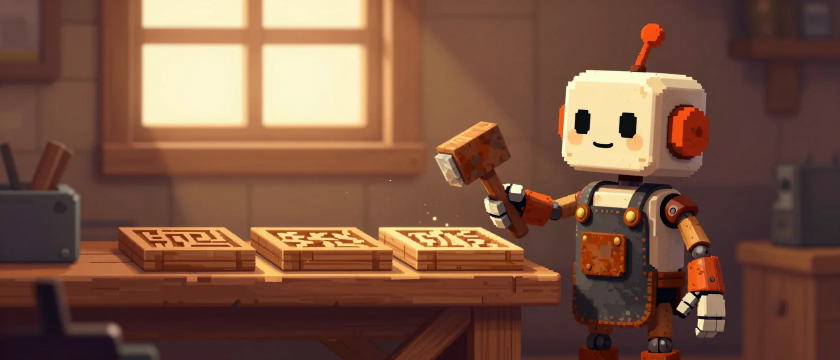
#> input picture assets/_drafts/hero-draft-04-z-image.webp, 1680 x 720 px (shown at 1/2 size)
$ python quantize.py ../../../assets/_drafts/hero-draft-04-z-image.webp
#> lines starting #> are read from the running program, lines starting #| are printed output that depends on the picture
#> in run, img is the input picture: PIL image 1680x720 RGB; mean R, G, B 123.1, 84.5, 65.3
#!/usr/bin/env python3
"""Deterministic pixel-art quantize: raster -> true grid-aligned pixel art.

Raw diffusion output is *pseudo* pixel art — tens of thousands of unique
colors, no real grid. This makes it real:

    nearest-neighbor downscale to a target grid
      -> median-cut palette quantize (deterministic; honors a fixed ramp)
      -> optional error-diffusion dither + orphan-pixel cleanup
      -> nearest-neighbor upscale x N for display

Output is PNG or SVG of the *same* grid. SVG = one <rect> per
run-length-merged horizontal cell (single sprite only — not a banner /
composition path).

Determinism: median-cut (kmeans=0) + explicit dither setting means same
input + params -> byte-identical output. (k-means would random-init and
break this — that's why it's median-cut.)

Usage:
    python3 quantize.py IN.png --format png|svg [--out OUT]
        [--grid N] [--palette N] [--ramp "#rrggbb,#rrggbb,..."]
        [--dither] [--cleanup] [--scale N]

Needs Pillow (`pip install -r requirements.txt`). Alpha is flattened to
RGB in v1 — sprites needing transparency are a future addition.
"""
import argparse
import sys

from PIL import Image

DEFAULT_GRID = 192      # target grid (longer side), in the 128–256 band
DEFAULT_PALETTE = 32    # colors, in the 24–48 band
DEFAULT_SCALE = 8       # display upscale factor


def parse_ramp(ramp):
    """'#rrggbb,#aabbcc' -> [(r,g,b), ...]. Returns None if no ramp."""
    if not ramp:
        return None
    out = []
    for tok in ramp.split(","):
        h = tok.strip().lstrip("#")
        if len(h) != 6:
            raise ValueError(f"bad hex in --ramp: {tok!r} (want #rrggbb)")
        out.append((int(h[0:2], 16), int(h[2:4], 16), int(h[4:6], 16)))
    if not out:
        return None
    if len(out) > 256:
        raise ValueError("--ramp supports at most 256 colors")
    return out


def downscale(img, grid):
    """NEAREST downscale so the longer side == grid, aspect preserved."""
#> called with grid = 192
    img = img.convert("RGB")
    w, h = img.size
#> w = 1680; h = 720
    longest = max(w, h)
#> longest = 1680
    if longest <= grid:
        return img  # already at/under target; don't upscale here
    scale = grid / longest
#> scale = 0.114
    new = (max(1, round(w * scale)), max(1, round(h * scale)))
#> new = (192, 82)
    return img.resize(new, Image.Resampling.NEAREST)
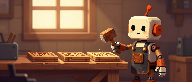
#> returned value: PIL image 192x82 RGB; mean R, G, B 123, 84.4, 65.2


def quantize(img, palette_n, ramp_rgb, dither):
    """Return a P-mode image. Median-cut, or a fixed ramp if given."""
#> called with palette_n = 32, dither = False
    d = Image.Dither.FLOYDSTEINBERG if dither else Image.Dither.NONE
    if ramp_rgb:
        flat = []
        for rgb in ramp_rgb:
            flat.extend(rgb)
        # Pillow needs a 256-color palette; pad by repeating the last color.
        last = ramp_rgb[-1]
        while len(flat) < 256 * 3:
            flat.extend(last)
        pal = Image.new("P", (1, 1))
        pal.putpalette(flat)
        return img.quantize(palette=pal, dither=d)
    return img.quantize(
        colors=palette_n, method=Image.Quantize.MEDIANCUT, kmeans=0, dither=d
    )
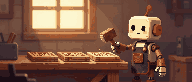
#> returned value: PIL image 192x82 P; mean R, G, B 122.2, 84.7, 66.3


# [70 lines left out: functions cleanup_orphans, grid_indices, to_svg, not called in this run]


def to_png_upscaled(pimg, scale):
    """RGB image, each grid cell upscaled to scale x scale (NEAREST)."""
#> called with scale = 8
    w, h = pimg.size
#> w = 192; h = 82
    return pimg.convert("RGB").resize(
        (w * scale, h * scale), Image.Resampling.NEAREST
    )
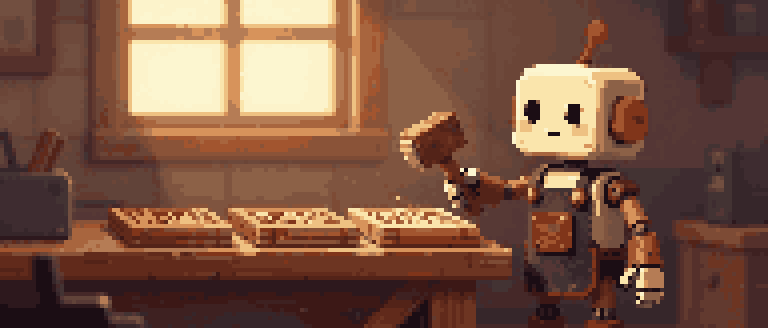
#> returned value: PIL image 1536x656 RGB (shown at 1/2 size); mean R, G, B 122.2, 84.7, 66.3


def run(in_path, fmt, out_path, grid, palette_n, ramp, dither, cleanup, scale):
    img = Image.open(in_path)
    img = downscale(img, grid)
    ramp_rgb = parse_ramp(ramp)
    pimg = quantize(img, palette_n, ramp_rgb, dither)
    if cleanup:
        pimg = cleanup_orphans(pimg)
    if fmt == "svg":
        rows, hexes = grid_indices(pimg)
        svg = to_svg(rows, hexes, scale)
        if out_path:
            with open(out_path, "w") as f:
                f.write(svg)
        else:
            sys.stdout.write(svg)
        return svg
    # png
    big = to_png_upscaled(pimg, scale)
    out = out_path or (in_path.rsplit(".", 1)[0] + ".quant.png")
    big.save(out, "PNG")
    return out


def main(argv=None):
    p = argparse.ArgumentParser(description="Deterministic pixel-art quantize.")
    p.add_argument("input", help="source raster (PNG/JPG/...)")
    p.add_argument("--format", choices=["png", "svg"], default="png")
    p.add_argument("--out", default=None, help="output path (SVG defaults to stdout)")
    p.add_argument("--grid", type=int, default=DEFAULT_GRID, help="grid target, longer side")
    p.add_argument("--palette", type=int, default=DEFAULT_PALETTE, help="palette size")
    p.add_argument("--ramp", default=None, help='fixed palette "#rrggbb,#rrggbb,..."')
    p.add_argument("--dither", action="store_true", help="error-diffusion dither (default off)")
    p.add_argument("--cleanup", action="store_true", help="remove single-pixel islands")
    p.add_argument("--scale", type=int, default=DEFAULT_SCALE, help="display upscale factor")
    a = p.parse_args(argv)
    res = run(a.input, a.format, a.out, a.grid, a.palette, a.ramp,
              a.dither, a.cleanup, a.scale)
    if a.format == "png":
        sys.stderr.write(f"wrote {res}\n")


if __name__ == "__main__":
    main()

$ run again, on assets/_drafts/hero-draft-01-flux-schnell-pixelated.png
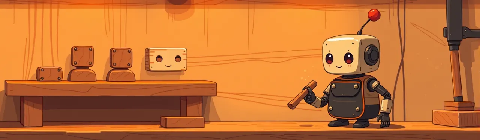
#> input picture assets/_drafts/hero-draft-01-flux-schnell-pixelated.png, 480 x 140 px
#> in run, img is the input picture: PIL image 480x140 RGB; mean R, G, B 196.5, 114, 52.4
#> in quantize, `return img.quantize( colors=palette_n, method=Image.Quantize.MEDIANCUT..`:
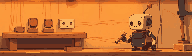
#> returned value: PIL image 192x56 P; mean R, G, B 196, 112.9, 51.2
#> in to_png_upscaled, `return pimg.convert("RGB").resize( (w * scale, h * scale), Image.Resam..`:
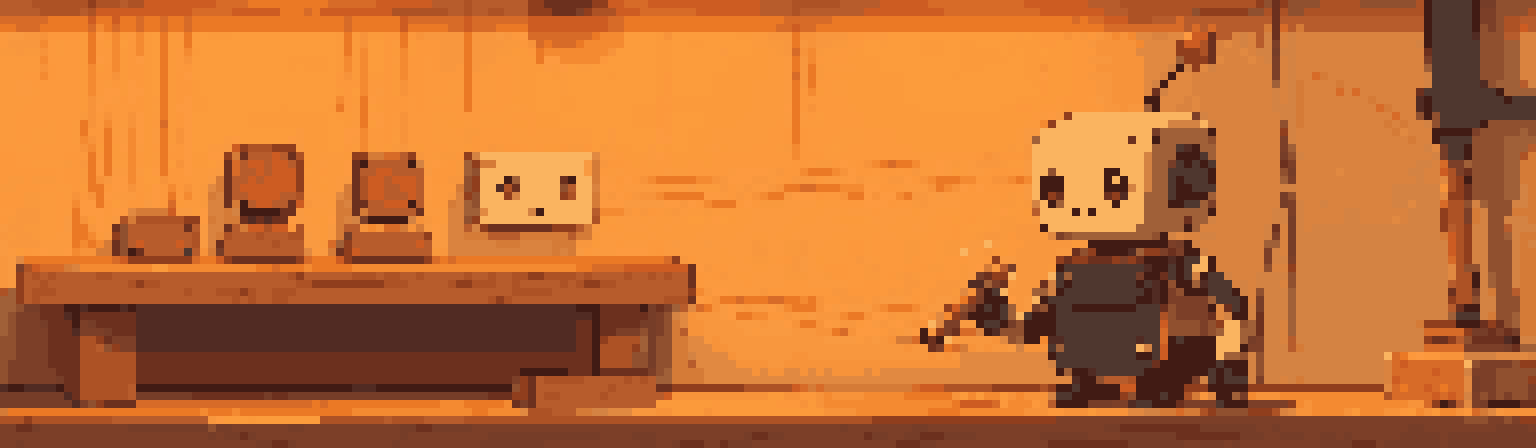
#> returned value: PIL image 1536x448 RGB; mean R, G, B 196, 112.9, 51.2
